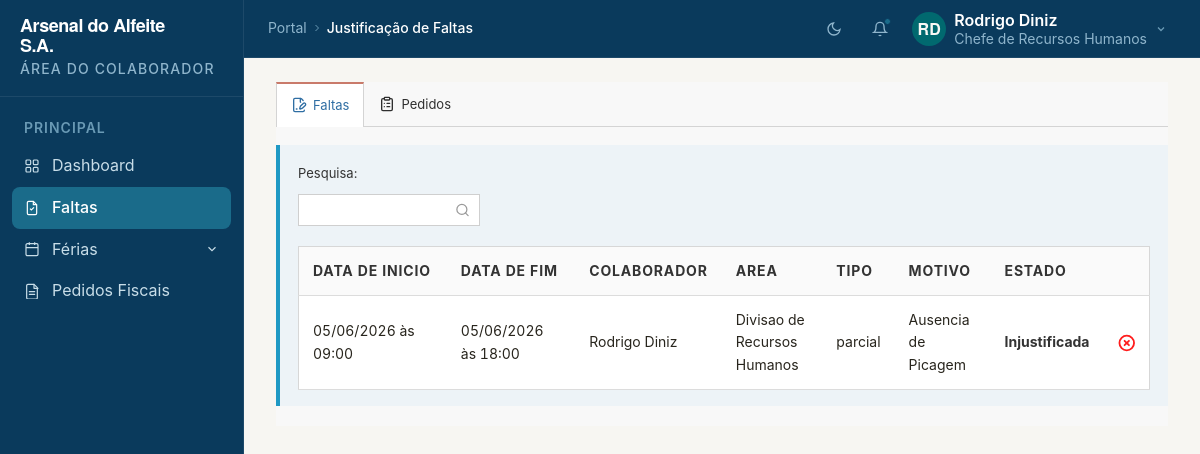
The app's page /faltas.php (signed in) with its own data.
### tables this page shows
CREATE TABLE `faltas` (
  `idFaltas` int(6) NOT NULL,
  `idFuncionario` int(3) NOT NULL,
  `dataInicio` datetime NOT NULL,
  `dataFim` datetime NOT NULL,
  `tipoFalta` enum('parcial','diaria') NOT NULL,
  `motivoFalta` varchar(200) NOT NULL,
  `motivo` varchar(150) DEFAULT NULL,
  `comentarioRH` text DEFAULT NULL,
  `comprovativo` varchar(255) DEFAULT NULL,
  `estado` enum('pendente','aprovado','rejeitado') DEFAULT 'pendente',
  `idResponsavelRH` int(3) DEFAULT NULL,
  `dataPedido` datetime DEFAULT current_timestamp(),
  `dataDecisao` datetime DEFAULT NULL
);

CREATE TABLE `funcionarios` (
  `id` int(3) NOT NULL,
  `nome` varchar(150) NOT NULL,
  `nif` int(9) NOT NULL,
  `dataNascimento` date NOT NULL,
  `sexo` varchar(20) NOT NULL,
  `iban` varchar(25) NOT NULL,
  `niss` varchar(11) NOT NULL,
  `telefone` varchar(20) NOT NULL,
  `nacionalidade` varchar(50) NOT NULL,
  `morada` varchar(200) NOT NULL,
  `distrito` varchar(50) NOT NULL,
  `concelho` varchar(50) NOT NULL,
  `freguesia` varchar(50) NOT NULL,
  `codigoPostal` varchar(10) NOT NULL,
  `contactoEmergenciaNome` varchar(150) DEFAULT NULL,
  `contactoEmergenciaTelefone` varchar(30) DEFAULT NULL,
  `contactoEmergenciaParentesco` varchar(50) DEFAULT NULL,
  `titulares` int(1) NOT NULL,
  `dependentes` int(2) NOT NULL,
  `idCargo` int(3) NOT NULL,
  `idArea` int(3) NOT NULL
);

CREATE TABLE `areas` (
  `id` int(3) NOT NULL,
  `nome` varchar(150) NOT NULL,
  `idDepartamento` int(3) NOT NULL
);

### db/dataAccess.php (called while the page is built, shortened)
<?php
class dataAccess{
   private $connection;
   private function connect(){
      try{
         $server = "localhost";
         $db = "portal_colaborador_aa";
         $user = "root";
         $pwd = "";
         $this->connection = mysqli_connect($server, $user, $pwd, $db);
      }catch(Exception $ex){
         throw $ex;
      }
   }
   private function execute($query){
      try{
         $res = mysqli_query($this->connection, $query);
         if(!$res)
            die("invalid query");
         else
            return $res;
      }catch(Exception $ex){
         throw $ex;
      }
   }
   private function executeSQL($query){
      try{
         $res = $this->execute($query);
         return $res;
      }catch(Exception $ex) {
         throw $ex;
      }
   }
   public function getFaltasTodos() {
      try{
         $query = "select faltas.idFaltas, faltas.idFuncionario, funcionarios.nome AS colaborador, areas.nome AS area, dataInicio, dataFim, tipoFalta, motivoFalta, estado from faltas INNER JOIN
                  funcionarios ON faltas.idFuncionario = funcionarios.id INNER JOIN areas ON funcionarios.idArea = areas.id ORDER BY dataInicio DESC";
         $res = $this->executeSQL($query);
         return $res;
      }catch(Exception $ex){
         return -1;
      }
   }
   public function getPedidos($idFuncionario) {
      try{
         $query = "select faltas.idFaltas, faltas.idFuncionario, funcionarios.nome AS colaborador, areas.nome AS area,
                  faltas.dataInicio, faltas.dataFim, faltas.tipoFalta, faltas.motivoFalta, faltas.motivo, faltas.comprovativo,
                  faltas.estado, faltas.dataPedido from faltas INNER JOIN funcionarios ON faltas.idFuncionario = funcionarios.id
                  INNER JOIN areas ON funcionarios.idArea = areas.id WHERE faltas.estado = 'pendente' AND faltas.idFuncionario != $idFuncionario
                  ORDER BY faltas.dataPedido DESC";
         $res = $this->executeSQL($query);
         return $res;
      }catch(Exception $ex){
         return -1;
      }
   }
}
?>

### faltas.php (the view, shortened to what this page needs)
<?php
include_once("db/dataAccess.php");
$idFuncionario = $_SESSION['idFuncionario'];
$idArea = $_SESSION['idArea'];
$da = new dataAccess();
if ($idArea === '13') {
  $res = $da->getFaltasTodos();
  $resPedidos = $da->getPedidos($idFuncionario);
} else {
  $res = $da->getFalta($idFuncionario);
}
?>
<!DOCTYPE html>
<html lang="pt" data-theme="light">
  <head>
    <link rel="stylesheet" href="faltas.css" />
  </head>
  <body>
    <div class="app">
      <?php include_once("sidebar.php"); ?>
      <div class="main-wrapper">
        <?php include_once("navbar.php"); ?>
        <main class="main-content" id="main-content">
          <section class="pagina-rh">
            <div class="tabs-linha">
              <button type="button" class="tab-item active" data-tab="faltas">
                <i data-lucide="file-pen-line"></i>
                Faltas
              </button>
              <?php if ($idArea === '13') { ?>
              <button type="button" class="tab-item" data-tab="pedidos">
                <i data-lucide="clipboard-list"></i>
                Pedidos
              </button>
              <?php } ?>
            </div>
            <section class="painel-faltas tab-panel active" data-panel="faltas">
              <div class="pesquisa-box">
                <label for="pesquisaFalta">Pesquisa:</label>
                <div class="input-pesquisa">
                  <input type="text" id="pesquisaFalta">
                  <span class="icone-lupa">
                    <i data-lucide="search"></i>
                  </span>
                </div>
              </div>
              <div class="tabela-wrapper">
                <table class="tabela-faltas" id="tabelaFaltas">
                  <?php if ($idArea === '13') {?>
                  <thead>
                    <tr>
                      <th><strong>Data de Inicio</strong></th>
                      <th><strong>Data de Fim</strong></th>
                      <th><strong>Colaborador</strong></th>
                      <th><strong>Area</strong></th>
                      <th><strong>Tipo</strong></th>
                      <th><strong>Motivo</strong></th>
                      <th><strong>Estado</strong></th>
                      <th></th>
                    </tr>
                  </thead>
                  <?php }?>
                  <tbody>
                    <?php if ($res === -1) { ?>
                    <tr class="linha-vazia">
                      <td colspan="<?php echo ($idArea === '13') ? 8 : 6; ?>">
                        Erro. Contacta o administrador.
                      </td>
                    </tr>
                    <?php } elseif ($res && mysqli_num_rows($res) > 0) { ?>
                    <?php while ($row = mysqli_fetch_object($res)) { ?>
                    <?php
                    $textoEstado = "Injustificada";
                    $classeEstado = "estado-injustificada";
                    $iconeEstado = "circle-x";
                    $dataInicio = date('d/m/Y', strtotime($row->dataInicio)) . ' às ' . date('H:i', strtotime($row->dataInicio));
                    $dataFim    = date('d/m/Y', strtotime($row->dataFim))    . ' às ' . date('H:i', strtotime($row->dataFim));
                    ?>
                    <?php if ($idArea === '13') { ?>
                    <tr
                    data-id-falta="<?php echo (int)$row->idFaltas; ?>"
                    data-data-inicio="<?php echo htmlspecialchars($dataInicio); ?>"
                    data-data-fim="<?php echo htmlspecialchars($dataFim); ?>"
                    data-colaborador="<?php echo htmlspecialchars($row->colaborador); ?>"
                    data-area="<?php echo htmlspecialchars($row->area); ?>"
                    data-tipo="<?php echo htmlspecialchars($row->tipoFalta); ?>"
                    data-motivo="<?php echo htmlspecialchars($row->motivoFalta); ?>"
                    data-estado="<?php echo htmlspecialchars($textoEstado); ?>">
                    <td><?php echo htmlspecialchars($dataInicio); ?></td>
                    <td><?php echo htmlspecialchars($dataFim); ?></td>
                    <td><?php echo htmlspecialchars($row->colaborador); ?></td>
                    <td><?php echo htmlspecialchars($row->area); ?></td>
                    <td><?php echo htmlspecialchars($row->tipoFalta); ?></td>
                    <td><?php echo htmlspecialchars($row->motivoFalta); ?></td>
                    <td class="estado-texto <?php echo $classeEstado; ?>">
                      <?php echo htmlspecialchars($textoEstado); ?>
                    </td>
                    <td class="estado-icone">
                      <i data-lucide="<?php echo $iconeEstado; ?>"></i>
                    </td>
                    </tr>
                  <?php } ?>
                  <?php } ?>
                  <?php }?>
                  </tbody>
                </table>
              </div>
            </section>
          </section>
        </main>
      </div>
    </div>
  </body>
</html>

### faltas.css (style rules this page uses)
body { background: #ececec; font-family: Arial, Helvetica, sans-serif; color: #333; }
.pagina-rh { width: 100%; max-width: none; margin: 0; background: #f8f8f8; padding: 0 0 20px; }
.tabs-linha { display: flex; gap: 0; width: 100%; border-bottom: 1px solid #d4d4d4; margin: 0 0 18px; box-sizing: border-box; }
.tab-item { display: inline-flex; align-items: center; gap: 6px; padding: 11px 14px; border: 1px solid transparent; border-bottom: none; background: transparent; color: #2f2f2f; font-size: 13px; cursor: pointer; }
.tab-item.active { background: #fff; border-color: #d4d4d4; border-top: 2px solid #c97a6a; margin-bottom: -1px; color: #2f6ea3; }
.tab-panel { display: none; }
.tab-panel.active { display: block; }
.tab-item svg { width: 16px; height: 16px; }
.painel-faltas { width: 100%; margin: 0; background: #edf3f7; border-left: 4px solid #1f99c4; padding: 18px 18px 0; box-sizing: border-box; }
.pesquisa-box { margin-bottom: 20px; }
.pesquisa-box label { display: block; margin-bottom: 10px; font-size: 13px; color: #333; }
.input-pesquisa { position: relative; display: flex; align-items: center; width: 182px; height: 32px; border: 1px solid #cfcfcf; background: #fff; box-sizing: border-box; }
.input-pesquisa input { width: 100%; height: 100%; border: none; outline: none; padding: 0 34px 0 10px; background: transparent; font-size: 13px; color: #333; }
.icone-lupa { position: absolute; right: 9px; top: 50%; transform: translateY(-50%); color: #9a9a9a; display: flex; align-items: center; justify-content: center; pointer-events: none; line-height: 1; }
.icone-lupa svg { width: 15px; height: 15px; stroke-width: 2; }
.tabela-wrapper { width: 100%; padding-bottom: 16px; overflow-x: auto; box-sizing: border-box; }
.tabela-faltas { width: 100%; border-collapse: collapse; background: #fff; border: 1px solid #d7d7d7; table-layout: auto; }
.tabela-faltas th, .tabela-faltas td { padding: 13px 14px; text-align: left; font-size: 14px; border-bottom: 1px solid #dcdcdc; }
.tabela-faltas th { background: #fafafa; color: #333; font-weight: bold; }
.tabela-faltas tbody tr { cursor: pointer; }
.estado-texto { font-size: 12px; color: #333; white-space: nowrap; }
.estado-injustificada { font-weight: 700; }
.estado-icone { width: 46px; text-align: center; vertical-align: middle; }
.estado-icone svg { width: 24px; height: 24px; stroke-width: 2.5; }
.estado-icone .lucide-circle-x { color: #ff1d1d; }

### records on screen
faltas: dataInicio "05/06/2026 às 09:00", dataFim "05/06/2026 às 18:00", idFuncionario.nome "Rodrigo Diniz", areas.nome "Divisao de Recursos Humanos", tipoFalta "parcial", motivoFalta "Ausencia de Picagem", textoEstado "Injustificada"

### other values on screen
$tituloPagina "Justificação de Faltas"
$iniciais "RD"
$nome "Rodrigo Diniz"
$cargo "Chefe de Recursos Humanos"
